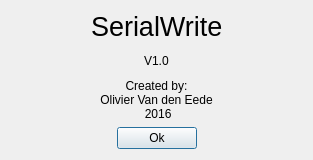
<?xml version="1.0" encoding="UTF-8"?>
<ui version="4.0">
 <class>About</class>
 <widget class="QDialog" name="About">
  <property name="geometry">
   <rect>
    <x>0</x>
    <y>0</y>
    <width>313</width>
    <height>160</height>
   </rect>
  </property>
  <property name="windowTitle">
   <string>Dialog</string>
  </property>
  <layout class="QVBoxLayout" name="verticalLayout">
   <item>
    <layout class="QHBoxLayout" name="horizontalLayout">
     <item>
      <spacer name="horizontalSpacer">
       <property name="orientation">
        <enum>Qt::Horizontal</enum>
       </property>
       <property name="sizeHint" stdset="0">
        <size>
         <width>40</width>
         <height>20</height>
        </size>
       </property>
      </spacer>
     </item>
     <item>
      <widget class="QLabel" name="label">
       <property name="font">
        <font>
         <pointsize>20</pointsize>
        </font>
       </property>
       <property name="text">
        <string>SerialWrite</string>
       </property>
      </widget>
     </item>
     <item>
      <spacer name="horizontalSpacer_2">
       <property name="orientation">
        <enum>Qt::Horizontal</enum>
       </property>
       <property name="sizeHint" stdset="0">
        <size>
         <width>40</width>
         <height>20</height>
        </size>
       </property>
      </spacer>
     </item>
    </layout>
   </item>
   <item>
    <layout class="QHBoxLayout" name="horizontalLayout_2">
     <item>
      <spacer name="horizontalSpacer_3">
       <property name="orientation">
        <enum>Qt::Horizontal</enum>
       </property>
       <property name="sizeHint" stdset="0">
        <size>
         <width>40</width>
         <height>20</height>
        </size>
       </property>
      </spacer>
     </item>
     <item>
      <widget class="QLabel" name="label_2">
       <property name="text">
        <string>V1.0</string>
       </property>
      </widget>
     </item>
     <item>
      <spacer name="horizontalSpacer_4">
       <property name="orientation">
        <enum>Qt::Horizontal</enum>
       </property>
       <property name="sizeHint" stdset="0">
        <size>
         <width>40</width>
         <height>20</height>
        </size>
       </property>
      </spacer>
     </item>
    </layout>
   </item>
   <item>
    <layout class="QHBoxLayout" name="horizontalLayout_3">
     <item>
      <spacer name="horizontalSpacer_5">
       <property name="orientation">
        <enum>Qt::Horizontal</enum>
       </property>
       <property name="sizeHint" stdset="0">
        <size>
         <width>40</width>
         <height>20</height>
        </size>
       </property>
      </spacer>
     </item>
     <item>
      <widget class="QLabel" name="label_3">
       <property name="text">
        <string>Created by: 
Olivier Van den Eede
 2016</string>
       </property>
       <property name="alignment">
        <set>Qt::AlignCenter</set>
       </property>
      </widget>
     </item>
     <item>
      <spacer name="horizontalSpacer_6">
       <property name="orientation">
        <enum>Qt::Horizontal</enum>
       </property>
       <property name="sizeHint" stdset="0">
        <size>
         <width>40</width>
         <height>20</height>
        </size>
       </property>
      </spacer>
     </item>
    </layout>
   </item>
   <item>
    <layout class="QHBoxLayout" name="horizontalLayout_4">
     <item>
      <spacer name="horizontalSpacer_8">
       <property name="orientation">
        <enum>Qt::Horizontal</enum>
       </property>
       <property name="sizeHint" stdset="0">
        <size>
         <width>40</width>
         <height>20</height>
        </size>
       </property>
      </spacer>
     </item>
     <item>
      <widget class="QPushButton" name="btn_ok">
       <property name="text">
        <string>Ok</string>
       </property>
      </widget>
     </item>
     <item>
      <spacer name="horizontalSpacer_7">
       <property name="orientation">
        <enum>Qt::Horizontal</enum>
       </property>
       <property name="sizeHint" stdset="0">
        <size>
         <width>40</width>
         <height>20</height>
        </size>
       </property>
      </spacer>
     </item>
    </layout>
   </item>
  </layout>
 </widget>
 <resources/>
 <connections>
  <connection>
   <sender>btn_ok</sender>
   <signal>clicked()</signal>
   <receiver>About</receiver>
   <slot>hide()</slot>
   <hints>
    <hint type="sourcelabel">
     <x>156</x>
     <y>137</y>
    </hint>
    <hint type="destinationlabel">
     <x>156</x>
     <y>79</y>
    </hint>
   </hints>
  </connection>
 </connections>
</ui>
